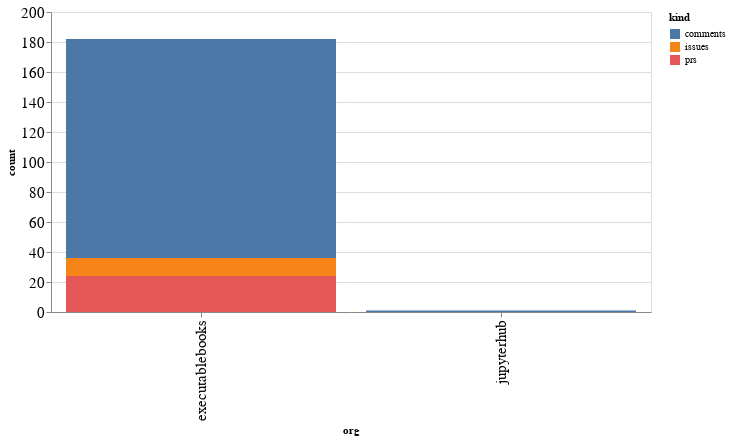

This figure's notebook cell:
### Code cell
alt.Chart(org_summaries, width=600).mark_bar().encode(
    x='org',
    y='count',
    color='kind',
    tooltip="org"
)

### Figure 1 — Vega-Lite specification as saved in the notebook (floating-point values rounded to 4 significant figures)
{"config": {"axisLeft": {"labelFontSize": 15}, "axisBottom": {"labelFontSize": 15}}, "data": {"name": "data-7c2a13d3c2a94b0dce4bfd8a99db8f01"}, "mark": "bar", "encoding": {"color": {"type": "nominal", "field": "kind"}, "tooltip": {"type": "nominal", "field": "org"}, "x": {"type": "nominal", "field": "org"}, "y": {"type": "quantitative", "field": "count"}}, "width": 600, "$schema": "https://vega.github.io/schema/vega-lite/v4.8.1.json", "datasets": {"data-7c2a13d3c2a94b0dce4bfd8a99db8f01": [{"org": "executablebooks", "kind": "comments", "count": 146}, {"org": "executablebooks", "kind": "issues", "count": 12}, {"org": "executablebooks", "kind": "prs", "count": 24}, {"org": "jupyterhub", "kind": "comments", "count": 1}]}}
